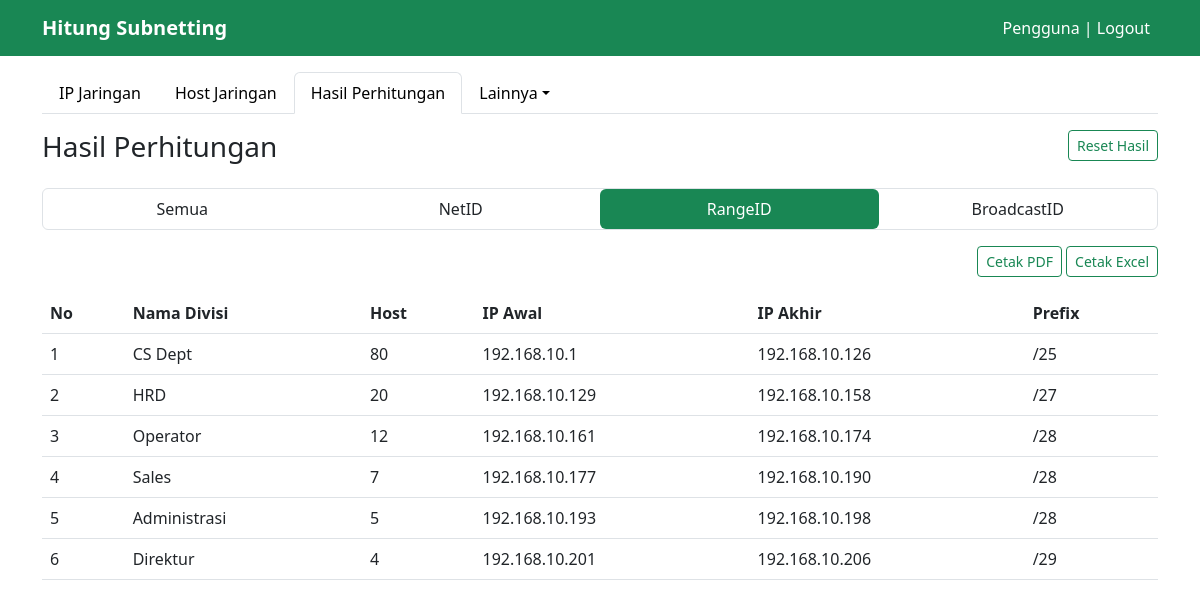
Page /index.php?hal=hasil&hasil=range_id (signed in) on the committed database.
### tables this page shows
CREATE TABLE `tb_hasil` (
  `id` int(20) NOT NULL,
  `id_host` int(20) NOT NULL,
  `network` varchar(30) NOT NULL,
  `ip_awal` varchar(30) NOT NULL,
  `ip_akhir` varchar(30) NOT NULL,
  `broadcast` varchar(30) NOT NULL,
  `prefix` int(20) NOT NULL,
  `subnetmask` varchar(30) NOT NULL
);

CREATE TABLE `tb_host` (
  `id` int(20) NOT NULL,
  `nama_divisi` varchar(50) NOT NULL,
  `jumlah_host` varchar(30) NOT NULL
);

### hasil/range_id.php (the view)
<div class="cetak-hasil mb-3 d-sm-flex justify-content-sm-end">
	<div class="opsi">
		<a href="proses/cetak_hasil_pdf.php?proses=hasil_range" class="btn btn-outline-success btn-sm cetak-pdf">Cetak PDF</a>
		<a href="proses/cetak_hasil_excel.php?proses=hasil_range" class="btn btn-outline-success btn-sm cetak-excel">Cetak Excel</a>
	</div>
</div>
<div class="table-responsive">
	<table class="table">
	  <thead>
	    <tr>
	      <th scope="col" nowrap="nowrap">No</th>
	      <th scope="col" nowrap="nowrap">Nama Divisi</th>
	      <th scope="col" nowrap="nowrap">Host</th>
	      <th scope="col" nowrap="nowrap">IP Awal</th>
	      <th scope="col" nowrap="nowrap">IP Akhir</th>
	      <th scope="col" nowrap="nowrap">Prefix</th>
	    </tr>
	  </thead>
	  <tbody>
	  	<?php
	  		$no = 0;
	  		while ($data = mysqli_fetch_assoc($returnRangeID)) :
	  		$no++;
	  	?>
		    <tr>
		      <td><?= $no; ?></td>
		      <td><?= $data['nama_divisi']; ?></td>
		      <td><?= $data['jumlah_host']; ?></td>
		      <td><?= $data['ip_awal']; ?></td>
		      <td><?= $data['ip_akhir']; ?></td>
		      <td><?= '/'. $data['prefix']; ?></td>
		    </tr>
		  <?php
		  	endwhile;
		  ?>
	  </tbody>
	</table>
</div>

### rows in the picture
tb_hasil: id_host.nama_divisi "CS Dept", id_host.jumlah_host "80", ip_awal "192.168.10.1", ip_akhir "192.168.10.126", prefix "25"
tb_hasil: id_host.nama_divisi "HRD", id_host.jumlah_host "20", ip_awal "192.168.10.129", ip_akhir "192.168.10.158", prefix "27"
tb_hasil: id_host.nama_divisi "Operator", id_host.jumlah_host "12", ip_awal "192.168.10.161", ip_akhir "192.168.10.174", prefix "28"
tb_hasil: id_host.nama_divisi "Sales", id_host.jumlah_host "7", ip_awal "192.168.10.177", ip_akhir "192.168.10.190", prefix "28"
tb_hasil: id_host.nama_divisi "Administrasi", id_host.jumlah_host "5", ip_awal "192.168.10.193", ip_akhir "192.168.10.198", prefix "28"
tb_hasil: id_host.nama_divisi "Direktur", id_host.jumlah_host "4", ip_awal "192.168.10.201", ip_akhir "192.168.10.206", prefix "29"

### other values in the picture
$_SESSION['nama_user'] "Pengguna"
